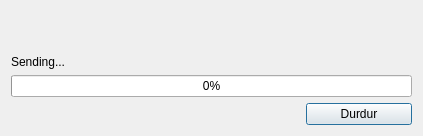
<?xml version="1.0" encoding="UTF-8"?>
<ui version="4.0">
 <class>Dialog</class>
 <widget class="QDialog" name="Dialog">
  <property name="geometry">
   <rect>
    <x>0</x>
    <y>0</y>
    <width>423</width>
    <height>136</height>
   </rect>
  </property>
  <property name="windowTitle">
   <string>Dialog</string>
  </property>
  <layout class="QGridLayout" name="gridLayout">
   <item row="0" column="1">
    <spacer name="verticalSpacer">
     <property name="orientation">
      <enum>Qt::Vertical</enum>
     </property>
     <property name="sizeHint" stdset="0">
      <size>
       <width>166</width>
       <height>51</height>
      </size>
     </property>
    </spacer>
   </item>
   <item row="1" column="0">
    <widget class="QLabel" name="label">
     <property name="enabled">
      <bool>true</bool>
     </property>
     <property name="text">
      <string>Sending...</string>
     </property>
    </widget>
   </item>
   <item row="2" column="0" colspan="3">
    <widget class="QProgressBar" name="progressBar">
     <property name="value">
      <number>0</number>
     </property>
    </widget>
   </item>
   <item row="3" column="0" colspan="2">
    <spacer name="horizontalSpacer">
     <property name="orientation">
      <enum>Qt::Horizontal</enum>
     </property>
     <property name="sizeHint" stdset="0">
      <size>
       <width>289</width>
       <height>21</height>
      </size>
     </property>
    </spacer>
   </item>
   <item row="3" column="2">
    <widget class="QPushButton" name="pushButton">
     <property name="layoutDirection">
      <enum>Qt::LeftToRight</enum>
     </property>
     <property name="text">
      <string>Durdur</string>
     </property>
    </widget>
   </item>
  </layout>
 </widget>
 <resources/>
 <connections/>
</ui>
